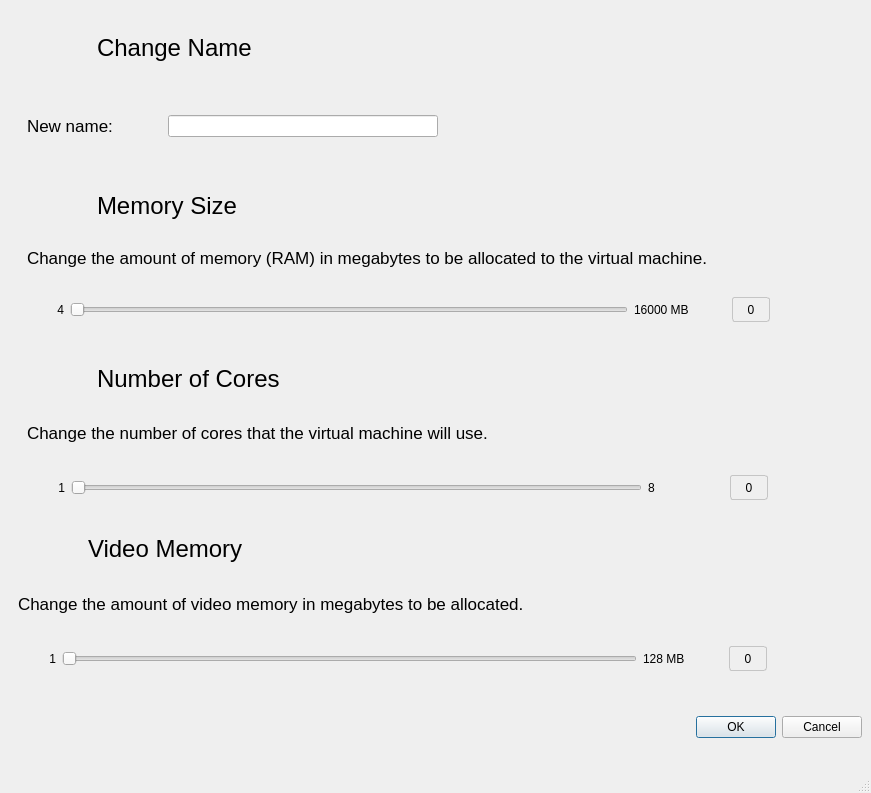
<?xml version="1.0" encoding="UTF-8"?>
<ui version="4.0">
 <class>settingsDialogVM</class>
 <widget class="QMainWindow" name="settingsDialogVM">
  <property name="geometry">
   <rect>
    <x>0</x>
    <y>0</y>
    <width>871</width>
    <height>793</height>
   </rect>
  </property>
  <property name="windowTitle">
   <string>MainWindow</string>
  </property>
  <widget class="QWidget" name="centralwidget">
   <layout class="QVBoxLayout" name="verticalLayout_2">
    <item>
     <widget class="QWidget" name="NameAndSO" native="true">
      <property name="styleSheet">
       <string notr="true"/>
      </property>
      <layout class="QVBoxLayout" name="verticalLayout">
       <property name="spacing">
        <number>0</number>
       </property>
       <property name="topMargin">
        <number>0</number>
       </property>
       <item>
        <widget class="QWidget" name="widget_2" native="true">
         <layout class="QHBoxLayout" name="horizontalLayout_5">
          <property name="spacing">
           <number>20</number>
          </property>
          <item>
           <widget class="QLabel" name="label_7">
            <property name="maximumSize">
             <size>
              <width>50</width>
              <height>50</height>
             </size>
            </property>
            <property name="text">
             <string/>
            </property>
            <property name="pixmap">
             <pixmap resource="icons.qrc">:/Icons100/Icons100/operational-system.png</pixmap>
            </property>
            <property name="scaledContents">
             <bool>true</bool>
            </property>
           </widget>
          </item>
          <item>
           <widget class="QLabel" name="label">
            <property name="font">
             <font>
              <pointsize>18</pointsize>
             </font>
            </property>
            <property name="text">
             <string>Change Name</string>
            </property>
           </widget>
          </item>
         </layout>
        </widget>
       </item>
       <item>
        <widget class="QWidget" name="widget_3" native="true">
         <layout class="QHBoxLayout" name="horizontalLayout" stretch="1,2,3">
          <item>
           <widget class="QLabel" name="NameLabel">
            <property name="font">
             <font>
              <pointsize>13</pointsize>
             </font>
            </property>
            <property name="text">
             <string>New name:</string>
            </property>
           </widget>
          </item>
          <item>
           <widget class="QLineEdit" name="Name">
            <property name="placeholderText">
             <string/>
            </property>
           </widget>
          </item>
          <item>
           <spacer name="horizontalSpacer_7">
            <property name="orientation">
             <enum>Qt::Orientation::Horizontal</enum>
            </property>
            <property name="sizeHint" stdset="0">
             <size>
              <width>40</width>
              <height>20</height>
             </size>
            </property>
           </spacer>
          </item>
         </layout>
        </widget>
       </item>
      </layout>
     </widget>
    </item>
    <item>
     <widget class="QWidget" name="RAM" native="true">
      <layout class="QVBoxLayout" name="verticalLayout_5">
       <property name="spacing">
        <number>0</number>
       </property>
       <property name="topMargin">
        <number>0</number>
       </property>
       <item>
        <widget class="QWidget" name="widget_6" native="true">
         <layout class="QHBoxLayout" name="horizontalLayout_4" stretch="1,10">
          <property name="spacing">
           <number>20</number>
          </property>
          <item>
           <widget class="QLabel" name="label_6">
            <property name="maximumSize">
             <size>
              <width>50</width>
              <height>50</height>
             </size>
            </property>
            <property name="text">
             <string/>
            </property>
            <property name="pixmap">
             <pixmap resource="icons.qrc">:/Icons100/Icons100/ram-memory.png</pixmap>
            </property>
            <property name="scaledContents">
             <bool>true</bool>
            </property>
           </widget>
          </item>
          <item>
           <widget class="QLabel" name="label_2">
            <property name="font">
             <font>
              <pointsize>18</pointsize>
             </font>
            </property>
            <property name="text">
             <string>Memory Size</string>
            </property>
           </widget>
          </item>
         </layout>
        </widget>
       </item>
       <item>
        <widget class="QWidget" name="widget_7" native="true">
         <layout class="QVBoxLayout" name="verticalLayout_4">
          <item>
           <widget class="QLabel" name="label_3">
            <property name="font">
             <font>
              <pointsize>13</pointsize>
             </font>
            </property>
            <property name="text">
             <string>Change the amount of memory (RAM) in megabytes to be allocated to the virtual machine.</string>
            </property>
           </widget>
          </item>
         </layout>
        </widget>
       </item>
       <item>
        <widget class="QWidget" name="widget_8" native="true">
         <layout class="QHBoxLayout" name="horizontalLayout_3" stretch="1,15,1,1,1,2">
          <item>
           <widget class="QLabel" name="label_4">
            <property name="layoutDirection">
             <enum>Qt::LayoutDirection::LeftToRight</enum>
            </property>
            <property name="text">
             <string>4</string>
            </property>
            <property name="alignment">
             <set>Qt::AlignmentFlag::AlignRight|Qt::AlignmentFlag::AlignTrailing|Qt::AlignmentFlag::AlignVCenter</set>
            </property>
           </widget>
          </item>
          <item>
           <widget class="QSlider" name="MemorySlider">
            <property name="minimum">
             <number>4</number>
            </property>
            <property name="maximum">
             <number>16000</number>
            </property>
            <property name="value">
             <number>4</number>
            </property>
            <property name="orientation">
             <enum>Qt::Orientation::Horizontal</enum>
            </property>
           </widget>
          </item>
          <item>
           <widget class="QLabel" name="label_5">
            <property name="text">
             <string>16000 MB</string>
            </property>
            <property name="alignment">
             <set>Qt::AlignmentFlag::AlignLeading|Qt::AlignmentFlag::AlignLeft|Qt::AlignmentFlag::AlignVCenter</set>
            </property>
           </widget>
          </item>
          <item>
           <spacer name="horizontalSpacer">
            <property name="orientation">
             <enum>Qt::Orientation::Horizontal</enum>
            </property>
            <property name="sizeHint" stdset="0">
             <size>
              <width>40</width>
              <height>20</height>
             </size>
            </property>
           </spacer>
          </item>
          <item>
           <widget class="QLabel" name="SelectedRAM">
            <property name="maximumSize">
             <size>
              <width>16777215</width>
              <height>25</height>
             </size>
            </property>
            <property name="styleSheet">
             <string notr="true">border: 1px solid rgb(197, 197, 197);
border-radius: 3px;</string>
            </property>
            <property name="text">
             <string>0</string>
            </property>
            <property name="alignment">
             <set>Qt::AlignmentFlag::AlignCenter</set>
            </property>
           </widget>
          </item>
          <item>
           <spacer name="horizontalSpacer_2">
            <property name="orientation">
             <enum>Qt::Orientation::Horizontal</enum>
            </property>
            <property name="sizeHint" stdset="0">
             <size>
              <width>40</width>
              <height>20</height>
             </size>
            </property>
           </spacer>
          </item>
         </layout>
        </widget>
       </item>
      </layout>
     </widget>
    </item>
    <item>
     <widget class="QWidget" name="RAM_2" native="true">
      <layout class="QVBoxLayout" name="verticalLayout_6">
       <property name="spacing">
        <number>0</number>
       </property>
       <property name="topMargin">
        <number>0</number>
       </property>
       <property name="bottomMargin">
        <number>0</number>
       </property>
       <item>
        <widget class="QWidget" name="widget_9" native="true">
         <layout class="QHBoxLayout" name="horizontalLayout_6" stretch="1,10">
          <property name="spacing">
           <number>20</number>
          </property>
          <item>
           <widget class="QLabel" name="label_8">
            <property name="maximumSize">
             <size>
              <width>50</width>
              <height>50</height>
             </size>
            </property>
            <property name="text">
             <string/>
            </property>
            <property name="pixmap">
             <pixmap resource="icons.qrc">:/Icons100/Icons100/cpu.png</pixmap>
            </property>
            <property name="scaledContents">
             <bool>true</bool>
            </property>
           </widget>
          </item>
          <item>
           <widget class="QLabel" name="label_9">
            <property name="font">
             <font>
              <pointsize>18</pointsize>
             </font>
            </property>
            <property name="text">
             <string>Number of Cores</string>
            </property>
           </widget>
          </item>
         </layout>
        </widget>
       </item>
       <item>
        <widget class="QWidget" name="widget_10" native="true">
         <layout class="QVBoxLayout" name="verticalLayout_7">
          <item>
           <widget class="QLabel" name="label_10">
            <property name="font">
             <font>
              <pointsize>13</pointsize>
             </font>
            </property>
            <property name="text">
             <string>Change the number of cores that the virtual machine will use.</string>
            </property>
           </widget>
          </item>
         </layout>
        </widget>
       </item>
       <item>
        <widget class="QWidget" name="widget_11" native="true">
         <layout class="QHBoxLayout" name="horizontalLayout_7" stretch="1,15,1,1,1,2">
          <item>
           <widget class="QLabel" name="label_11">
            <property name="layoutDirection">
             <enum>Qt::LayoutDirection::LeftToRight</enum>
            </property>
            <property name="text">
             <string>1</string>
            </property>
            <property name="alignment">
             <set>Qt::AlignmentFlag::AlignRight|Qt::AlignmentFlag::AlignTrailing|Qt::AlignmentFlag::AlignVCenter</set>
            </property>
           </widget>
          </item>
          <item>
           <widget class="QSlider" name="CoresSlider">
            <property name="minimum">
             <number>1</number>
            </property>
            <property name="maximum">
             <number>8</number>
            </property>
            <property name="value">
             <number>1</number>
            </property>
            <property name="orientation">
             <enum>Qt::Orientation::Horizontal</enum>
            </property>
           </widget>
          </item>
          <item>
           <widget class="QLabel" name="label_12">
            <property name="text">
             <string>8</string>
            </property>
            <property name="alignment">
             <set>Qt::AlignmentFlag::AlignLeading|Qt::AlignmentFlag::AlignLeft|Qt::AlignmentFlag::AlignVCenter</set>
            </property>
           </widget>
          </item>
          <item>
           <spacer name="horizontalSpacer_3">
            <property name="orientation">
             <enum>Qt::Orientation::Horizontal</enum>
            </property>
            <property name="sizeHint" stdset="0">
             <size>
              <width>40</width>
              <height>20</height>
             </size>
            </property>
           </spacer>
          </item>
          <item>
           <widget class="QLabel" name="SelectedCores">
            <property name="maximumSize">
             <size>
              <width>16777215</width>
              <height>25</height>
             </size>
            </property>
            <property name="styleSheet">
             <string notr="true">border: 1px solid rgb(197, 197, 197);
border-radius: 3px;</string>
            </property>
            <property name="text">
             <string>0</string>
            </property>
            <property name="alignment">
             <set>Qt::AlignmentFlag::AlignCenter</set>
            </property>
           </widget>
          </item>
          <item>
           <spacer name="horizontalSpacer_4">
            <property name="orientation">
             <enum>Qt::Orientation::Horizontal</enum>
            </property>
            <property name="sizeHint" stdset="0">
             <size>
              <width>40</width>
              <height>20</height>
             </size>
            </property>
           </spacer>
          </item>
         </layout>
        </widget>
       </item>
      </layout>
     </widget>
    </item>
    <item>
     <widget class="QWidget" name="RAM_3" native="true">
      <layout class="QVBoxLayout" name="verticalLayout_8">
       <property name="spacing">
        <number>0</number>
       </property>
       <property name="leftMargin">
        <number>0</number>
       </property>
       <property name="topMargin">
        <number>0</number>
       </property>
       <property name="bottomMargin">
        <number>0</number>
       </property>
       <item>
        <widget class="QWidget" name="widget_12" native="true">
         <layout class="QHBoxLayout" name="horizontalLayout_8" stretch="1,10">
          <property name="spacing">
           <number>20</number>
          </property>
          <item>
           <widget class="QLabel" name="label_13">
            <property name="maximumSize">
             <size>
              <width>50</width>
              <height>50</height>
             </size>
            </property>
            <property name="text">
             <string/>
            </property>
            <property name="pixmap">
             <pixmap resource="icons.qrc">:/Icons/Icons100/computer.png</pixmap>
            </property>
            <property name="scaledContents">
             <bool>true</bool>
            </property>
           </widget>
          </item>
          <item>
           <widget class="QLabel" name="label_14">
            <property name="font">
             <font>
              <pointsize>18</pointsize>
             </font>
            </property>
            <property name="text">
             <string>Video Memory</string>
            </property>
           </widget>
          </item>
         </layout>
        </widget>
       </item>
       <item>
        <widget class="QWidget" name="widget_13" native="true">
         <layout class="QVBoxLayout" name="verticalLayout_9">
          <item>
           <widget class="QLabel" name="label_15">
            <property name="font">
             <font>
              <pointsize>13</pointsize>
             </font>
            </property>
            <property name="text">
             <string>Change the amount of video memory in megabytes to be allocated.</string>
            </property>
           </widget>
          </item>
         </layout>
        </widget>
       </item>
       <item>
        <widget class="QWidget" name="widget_14" native="true">
         <layout class="QHBoxLayout" name="horizontalLayout_9" stretch="1,15,1,1,1,2">
          <item>
           <widget class="QLabel" name="label_16">
            <property name="layoutDirection">
             <enum>Qt::LayoutDirection::LeftToRight</enum>
            </property>
            <property name="text">
             <string>1</string>
            </property>
            <property name="alignment">
             <set>Qt::AlignmentFlag::AlignRight|Qt::AlignmentFlag::AlignTrailing|Qt::AlignmentFlag::AlignVCenter</set>
            </property>
           </widget>
          </item>
          <item>
           <widget class="QSlider" name="VideoMemorySlider">
            <property name="minimum">
             <number>1</number>
            </property>
            <property name="maximum">
             <number>128</number>
            </property>
            <property name="value">
             <number>1</number>
            </property>
            <property name="orientation">
             <enum>Qt::Orientation::Horizontal</enum>
            </property>
           </widget>
          </item>
          <item>
           <widget class="QLabel" name="label_17">
            <property name="text">
             <string>128 MB</string>
            </property>
            <property name="alignment">
             <set>Qt::AlignmentFlag::AlignLeading|Qt::AlignmentFlag::AlignLeft|Qt::AlignmentFlag::AlignVCenter</set>
            </property>
           </widget>
          </item>
          <item>
           <spacer name="horizontalSpacer_5">
            <property name="orientation">
             <enum>Qt::Orientation::Horizontal</enum>
            </property>
            <property name="sizeHint" stdset="0">
             <size>
              <width>40</width>
              <height>20</height>
             </size>
            </property>
           </spacer>
          </item>
          <item>
           <widget class="QLabel" name="SelectedVideoMemory">
            <property name="maximumSize">
             <size>
              <width>16777215</width>
              <height>25</height>
             </size>
            </property>
            <property name="styleSheet">
             <string notr="true">border: 1px solid rgb(197, 197, 197);
border-radius: 3px;</string>
            </property>
            <property name="text">
             <string>0</string>
            </property>
            <property name="alignment">
             <set>Qt::AlignmentFlag::AlignCenter</set>
            </property>
           </widget>
          </item>
          <item>
           <spacer name="horizontalSpacer_6">
            <property name="orientation">
             <enum>Qt::Orientation::Horizontal</enum>
            </property>
            <property name="sizeHint" stdset="0">
             <size>
              <width>40</width>
              <height>20</height>
             </size>
            </property>
           </spacer>
          </item>
         </layout>
        </widget>
       </item>
      </layout>
     </widget>
    </item>
    <item>
     <widget class="QDialogButtonBox" name="buttonBox">
      <property name="minimumSize">
       <size>
        <width>0</width>
        <height>70</height>
       </size>
      </property>
      <property name="standardButtons">
       <set>QDialogButtonBox::StandardButton::Cancel|QDialogButtonBox::StandardButton::Ok</set>
      </property>
     </widget>
    </item>
   </layout>
  </widget>
  <widget class="QMenuBar" name="menubar">
   <property name="geometry">
    <rect>
     <x>0</x>
     <y>0</y>
     <width>871</width>
     <height>33</height>
    </rect>
   </property>
  </widget>
  <widget class="QStatusBar" name="statusbar"/>
 </widget>
 <resources>
  <include location="icons.qrc"/>
 </resources>
 <connections/>
</ui>
